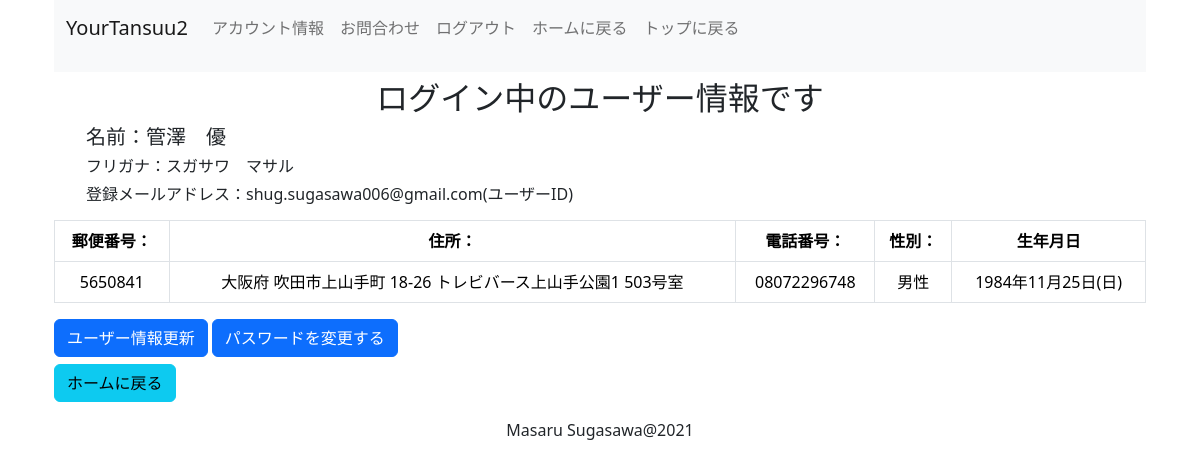
Page /account/userinformation/18/ (signed in) on the committed database.
### account/models.py (models this page shows, shortened)
class MyUser(AbstractBaseUser):
    email = models.CharField(max_length=50, unique= True)
    last_name = models.CharField(max_length=100)
    first_name = models.CharField(max_length=100)
    last_kana = models.CharField(max_length=100)
    first_kana = models.CharField(max_length=100)
    zip_code = models.CharField(max_length=100)
    region_name = models.CharField(max_length=100, choices=REGION_NAME_CHOICES)
    city_name= models.CharField(max_length=100)
    street_name= models.CharField(max_length=100)
    building_name= models.CharField(max_length=300, blank=True, null=True)
    tel = models.CharField(max_length=100)
    date_of_birth = models.DateTimeField(blank=True, null=True)
    gender = models.CharField(max_length=30, choices=GENDER_CHOICES)
    is_staff = models.BooleanField(default=False)
    is_active = models.BooleanField(default=True)
    is_admin = models.BooleanField(default=False)
    date_joined = models.DateTimeField(auto_now_add=True)
    objects = UserManager()
    USERNAME_FIELD = 'email'
    REQUIRED_FIELD = []
    def __str__(self):
        return self.email
    @property
    def is_staff(self):
        return self.is_admin

### account/views.py (the view)
# urls.py: path('userinformation/<int:pk>/', userinfoview, name = 'user_information'),
@login_required
def userinfoview(request, pk):
    user_id = request.user.pk
    user_information = MyUser.objects.get(pk = user_id)
    context = {'user_information':user_information}
    return render (request, 'account/user_information.html',context)

### templates/account/user_information.html (shortened to what this page needs)
{% extends 'account/base.html' %}
{% load django_bootstrap5 static %}
{% block no_sidebar_content %}
<div class="container">
  <h2 class="text_center space_top">ログイン中のユーザー情報です</h2>
  <form action="", method = "get">
    <ul>
      <h5>名前：{{ user_information.last_name }}　{{ user_information.first_name }}</h5>
      <h6>フリガナ：{{ user_information.last_kana }}　{{ user_information.first_kana }}</h6>
      <h6>登録メールアドレス：{{ request.user }}(ユーザーID)</h6>
    </ul>
  <table class="table table-bordered text_center">
    <thead>
      <th>郵便番号：</th>
      <th>住所：</th>
      <th>電話番号：</th>
      <th>性別：</th>
      <th>生年月日</th>
    </thead>
    <tbody>
      <td>{{ user_information.zip_code }}</td>
      <td>{{ user_information.get_region_name_display }} {{ user_information.city_name }}  {{ user_information.street_name }} {{ user_information.building_name }}</td>
      <td>{{ user_information.tel }}</td>
      <td>{{ user_information.get_gender_display }}</td>
      <td>{{ user_information.date_of_birth |  date:"Y年m月d日(D)" }}</td>
    </tbody>
  </table>
  </form>
  <a href="{% url 'user_update' request.user.pk %}" class="btn btn-md btn-primary space_bottom" type="submit">ユーザー情報更新</a>
  <a href="{% url 'change_password' request.user.pk %}" class="btn btn-md btn-primary space_bottom" type="submit">パスワードを変更する</a><br>
  <a href="{% url 'home' %}" class="btn btn-md btn-info" type="submit">ホームに戻る</a>
</div>
{% endblock no_sidebar_content %}

### static/account-static/style.css (style rules this page uses)
html { font-family: 'Open Sans', sans-serif; font-family: 'Noto Serif JP', serif; }
main .space_top { margin-top: 7px; }
main .space_bottom { margin-bottom: 7px; }
main .text_center { text-align: center; }

### rows in the picture
MyUser: last_name "管澤", first_name "優", last_kana "スガサワ", first_kana "マサル", user "shug.sugasawa006@gmail.com", zip_code "5650841", region_name "大阪府", city_name "吹田市上山手町", street_name "18-26", building_name "トレビバース上山手公園1 503号室", tel "08072296748", gender "男性", date_of_birth "1984年11月25日(日)"
